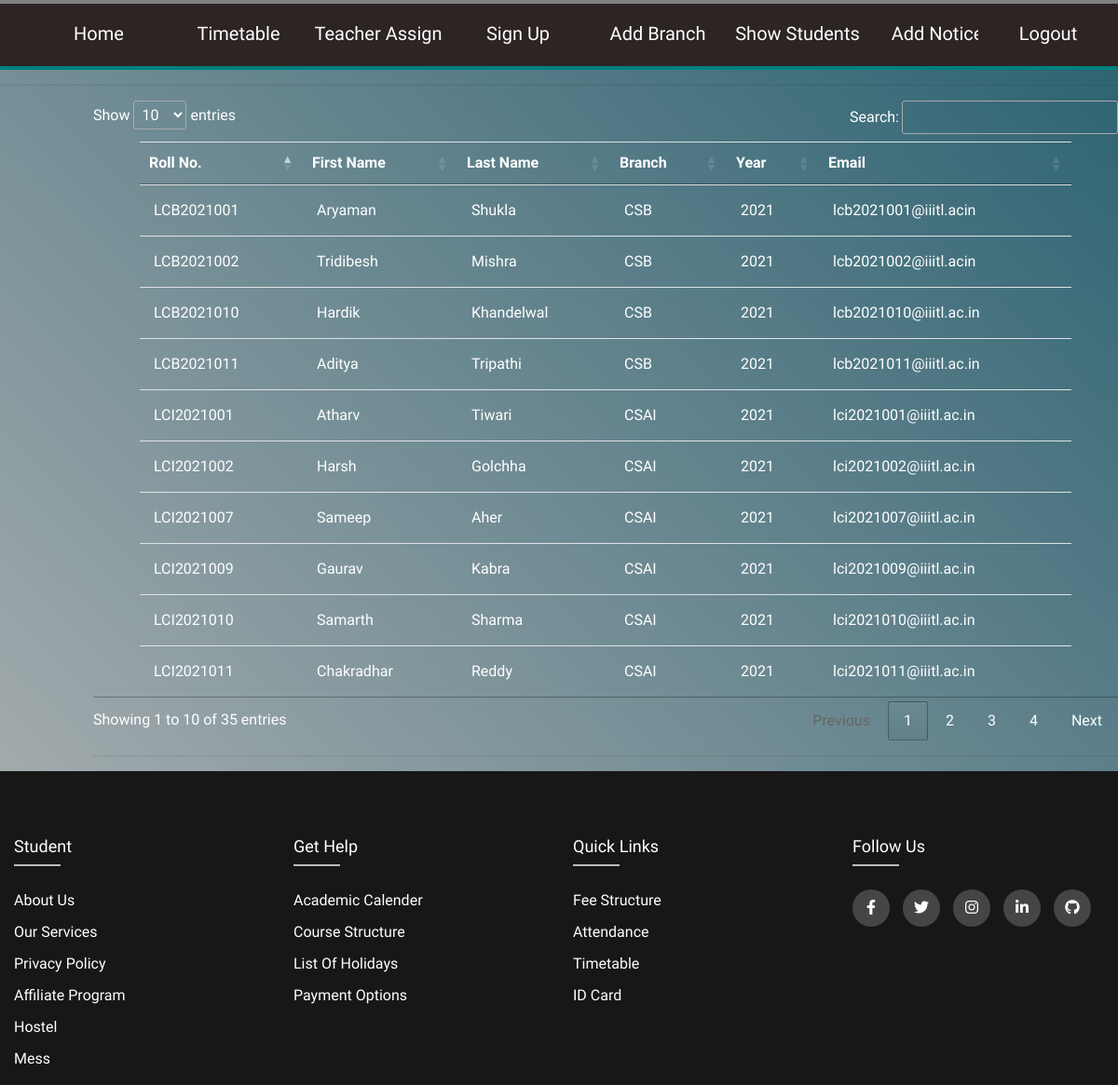
The page /admin/show_students on the database its author committed.
### app/models.py (models this page shows)
class Student(db.Model, UserMixin):
    id = db.Column(db.Integer, primary_key=True)
    email = db.Column(db.String(30), unique=True)
    rollno = db.Column(db.String(30))
    fname = db.Column(db.String(30))
    lname = db.Column(db.String(30))
    branch = db.Column(db.String(4), db.ForeignKey('branch.branch'))
    year = db.Column(db.Integer)
    password = db.Column(db.String(30))
    role = db.Column(db.String(30), default='student')

### app/admin.py (the view)
@admin.route('/admin/show_students', methods = ['POST', 'GET'])
def show_students():
    studs = Student.query.all()
    return render_template('Student_Database.html', studs = studs)

### app/templates/Student_Database.html (shortened to what this page needs)
<!DOCTYPE html>
<html lang="en">
  <head>
    <link
    rel="stylesheet"
    href="https://cdn.jsdelivr.net/npm/bootstrap@4.4.1/dist/css/bootstrap.min.css"
  />
  <link rel="stylesheet" href="/static/footer.css" />
  <link rel="stylesheet" href="/static/student_profile.css" />
  <link
    rel="stylesheet"
    href="https://cdnjs.cloudflare.com/ajax/libs/font-awesome/6.1.1/css/all.min.css"
  />
    <link
      rel="stylesheet"
      type="text/css"
      href="https://cdn.datatables.net/1.12.1/css/jquery.dataTables.css"
    />
    <link rel="stylesheet" href="/static/Student_Database.css" />
  </head>
  <body>
    <nav class="navbar-dark navbar-expand-lg navbar">
      <div class="container-fluid navb-links-container">
        <div class="collapse navbar-collapse" id="navbarSupportedContent">
          <ul class="navbar-nav me-auto mb-2 mb-lg-0">
            <li class="nav-item">
              <a href="/"><button class="styled-button">Home</button></a>
            </li>
            <li class="nav-item">
              <a href="/admin/timetable"
                ><button class="styled-button">Timetable</button></a
              >
            </li>
            <li class="nav-item">
              <a href="/admin/teacher_assign"
                ><button class="styled-button">Teacher Assign</button></a
              >
            </li>
            <li class="nav-item">
              <a href="/signup"
                ><button class="styled-button">Sign Up</button></a
              >
            </li>
            <li class="nav-item">
              <a href="/admin/branch"
                ><button class="styled-button">Add Branch</button></a
              >
            </li>
            <li class="nav-item">
              <a href="/admin/show_students"
                ><button class="styled-button">Show Students</button></a
              >
            </li>
            <li class="nav-item">
              <a href="/admin/notices"
                ><button class="styled-button">Add Notice</button></a
              >
            </li>
            <li  id = "logout">
            <a href="/logout">
              <button class = "styled-button">Logout</button>
              </a>
            </li>
          </ul>
        </div>
      </div>
    </nav>
    <hr />
    <div class="tbl">
      <table class="table" id="student_database">
        <thead>
          <tr>
            <th>Roll No.</th>
            <th>First Name</th>
            <th>Last Name</th>
            <th>Branch</th>
            <th>Year</th>
            <th>Email</th>
          </tr>
        </thead>
        <tbody>
          {%for i in studs%}
          <tr>
            <td>{{i.rollno}}</td>
            <td>{{i.fname}}</td>
            <td>{{i.lname}}</td>
            <td>{{i.branch}}</td>
            <td>{{i.year}}</td>
            <td>{{i.email}}</td>
          </tr>
          {%endfor%}
        </tbody>
      </table>
      <hr />
    </div>
    <div class="tst">
      <footer class="footer">
        <div class="containner">
          <div class="row">
            <div class="footer-col col-3">
              <h4>Student</h4>
              <ul>
                <li><a href="#">About Us</a></li>
                <li><a href="#">Our Services</a></li>
                <li><a href="#">Privacy Policy</a></li>
                <li><a href="#">Affiliate Program</a></li>
                <li><a href="#">Hostel</a></li>
                <li><a href="#">Mess</a></li>
              </ul>
            </div>
            <div class="footer-col col-3">
              <h4>Get Help</h4>
              <ul>
                <li><a href="#">Academic Calender</a></li>
                <li><a href="#">Course Structure</a></li>
                <li><a href="#">List of Holidays</a></li>
                <li><a href="#">Payment Options</a></li>
              </ul>
            </div>
            <div class="footer-col col-3">
              <h4>Quick Links</h4>
              <ul>
                <li><a href="#">Fee Structure</a></li>
                <li><a href="#">Attendance</a></li>
                <li><a href="#">Timetable</a></li>
                <li><a href="#">ID card</a></li>
              </ul>
            </div>
            <div class="footer-col col-3">
              <h4>Follow Us</h4>
              <div class="social-links">
                <a href="#"><i class="fab fa-facebook-f"></i></a>
                <a href="#"><i class="fab fa-twitter"></i></a>
                <a href="#"><i class="fab fa-instagram"></i></a>
                <a href="#"><i class="fab fa-linkedin-in"></i></a>
                <a href="#"><i class="fab fa-github"></i></a>
              </div>
            </div>
          </div>
        </div>
      </footer>
    </div>
  </body>
</html>

### app/static/footer.css (style rules this page uses)
* { margin: 0; padding: 0; box-sizing: border-box; }
.containner { max-width: 1170px; margin: auto; }
ul { list-style: none; }
.footer { position:block; bottom: 0px; background-color: #171717; padding-top: 70px; width: 100%; }
.footer-col h4 { font-size: 18px; color: #ffffff; text-transform: capitalize; margin-bottom: 35px; font-weight: 500; position: relative; }
.footer-col h4::before { content: ''; position: absolute; left: 0; bottom: -10px; background-color: #bbbbbb; height: 2px; box-sizing: border-box; width: 50px; }
.footer-col ul li:not(:last-child) { margin-bottom: 10px; }
.footer-col ul li a { font-size: 16px; text-transform: capitalize; color: #ffffff; text-decoration: none; font-weight: 300; display: block; transition: all 0.3s ease; }
.footer-col .social-links a { display: inline-block; height: 40px; width: 40px; background-color: rgba(255,255,255, 0.2); margin: 0 10px 10px 0 ; text-align: center; line-height: 40px; border-radius: 50%; color: #ffffff; transition: all 0.5s ease; }

### app/static/student_profile.css (style rules this page uses)
body { margin: 0; border: 0; background: linear-gradient(to left bottom,#2A6171,rgb(183, 183, 183)); font-family:'PT Sans', sans-serif;; font-weight: 100; height: 100vh; background-repeat: no-repeat; background-attachment: fixed; color: white; }
.navbar { z-index: 1; background-color: #2D2424; color: white; height: 75px; width: 100vw; transition: all 800ms ease; border-bottom: solid 4px teal; width: 100%; }
.navbar:after, .navbar:before { height: 4px; content: ""; transition: all 400ms ease; }
.navbar:after { position: absolute; top: 0; left: 0; background-color: gray; width: 0; }
.navbar:before { position: absolute; top: 70px; left: 0; background-color: #2D2424; width: 100%; z-index: 0; }
.navb-links-container { z-index: 1; height: 75px; color: white; font-size: larger; }
.styled-button { width: 150px; height: 40px; border: none; background: transparent; background-color: #2D2424; color: white; font-size: 20px; transition: 200ms cubic-bezier(0.075, 0.82, 0.165, 1) all; }
#logout { position: absolute; right:0; }

### app/static/Student_Database.css (style rules this page uses)
body { background-color: rgb(34, 146, 146); }
.table { padding: 0 50px; color: white; }
.tbl { margin-left: 100px; }

### rows shown on the page
Student: rollno "LCI2021009", fname "Gaurav", lname "Kabra", branch "CSAI", year "2021", email "lci2021009@iiitl.ac.in"
Student: rollno "LCI2021001", fname "Atharv", lname "Tiwari", branch "CSAI", year "2021", email "lci2021001@iiitl.ac.in"
Student: rollno "LCB2021001", fname "Aryaman", lname "Shukla", branch "CSB", year "2021", email "lcb2021001@iiitl.acin"
Student: rollno "LCI2021002", fname "Harsh", lname "Golchha", branch "CSAI", year "2021", email "lci2021002@iiitl.ac.in"
Student: rollno "LCI2021007", fname "Sameep", lname "Aher", branch "CSAI", year "2021", email "lci2021007@iiitl.ac.in"
Student: rollno "LCI2021010", fname "Samarth", lname "Sharma", branch "CSAI", year "2021", email "lci2021010@iiitl.ac.in"
Student: rollno "LCI2021011", fname "Chakradhar", lname "Reddy", branch "CSAI", year "2021", email "lci2021011@iiitl.ac.in"
Student: rollno "LCB2021002", fname "Tridibesh", lname "Mishra", branch "CSB", year "2021", email "lcb2021002@iiitl.acin"
Student: rollno "LCB2021010", fname "Hardik", lname "Khandelwal", branch "CSB", year "2021", email "lcb2021010@iiitl.ac.in"
Student: rollno "LCB2021011", fname "Aditya", lname "Tripathi", branch "CSB", year "2021", email "lcb2021011@iiitl.ac.in"
